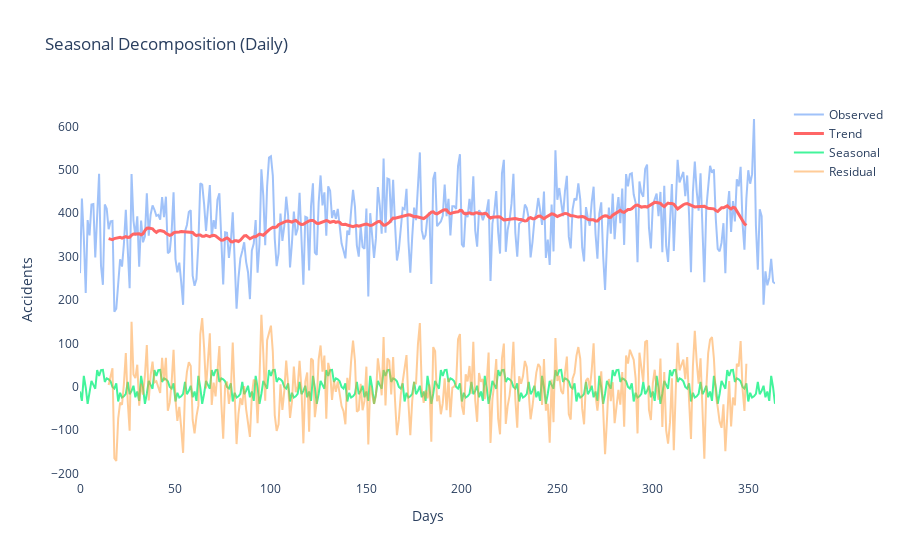

The cell this chart's notebook holds for it:
### Markdown cell above
To understand seasonality we can break a time series into systematic and unsystematic components.

These components are defined as follows:

- Observed: The observed value in the series.
- Trend: The increasing or decreasing value in the series.
- Seasonality: The repeating short-term cycle in the series.
- Noise: The random variation in the series.

### Code cell
s = sm.tsa.seasonal_decompose(dataset.Accidents.values, freq=30)
trace1 = go.Scatter(x = np.arange(0, len(s.observed), 1),
                    y = s.observed,
                    mode = 'lines',
                    name = 'Observed',
                    opacity=0.5,
                    line = dict(color = ('rgb(66, 134, 244)'), width = 2))
trace2 = go.Scatter(x = np.arange(0, len(s.trend), 1),
                    y = s.trend,
                    mode = 'lines',
                    name = 'Trend',
                    line = dict(color = ('rgb(255, 102, 102)'), width = 3))
trace3 = go.Scatter(x = np.arange(0, len(s.seasonal), 1),
                    y = s.seasonal,
                    mode = 'lines',
                    name = 'Seasonal',
                    line = dict(color = ('rgb(66, 244, 155)'), width = 2))
trace4 = go.Scatter(x = np.arange(0, len(s.resid), 1),
                    y = s.resid,
                    mode = 'lines',
                    name = 'Residual',
                    opacity=0.5,
                    line = dict(color = ('rgb(255, 153, 51)'), width = 2))
data = [trace1, trace2, trace3, trace4]
layout = go.Layout(dict(title = 'Seasonal Decomposition (Daily)', xaxis = dict(title = 'Days'), 
              yaxis = dict(title = 'Accidents')), paper_bgcolor='rgba(0,0,0,0)',
              plot_bgcolor='rgba(0,0,0,0)')
fig = dict(data=data, layout=layout)
iplot(fig)

### Figure 1 — Plotly figure (JSON) as saved in the notebook; plotly's stock layout.template omitted (floating-point values rounded to 4 significant figures; data arrays with more than 128 entries replaced by an {"elided": "..."} marker saying what was removed)
{"data": [{"line": {"color": "rgb(66, 134, 244)", "width": 2}, "mode": "lines", "name": "Observed", "opacity": 0.5, "type": "scatter", "x": {"elided": "365 int values"}, "y": {"elided": "365 int values"}}, {"line": {"color": "rgb(255, 102, 102)", "width": 3}, "mode": "lines", "name": "Trend", "type": "scatter", "x": {"elided": "365 int values"}, "y": {"elided": "365 float values"}}, {"line": {"color": "rgb(66, 244, 155)", "width": 2}, "mode": "lines", "name": "Seasonal", "type": "scatter", "x": {"elided": "365 int values"}, "y": {"elided": "365 float values"}}, {"line": {"color": "rgb(255, 153, 51)", "width": 2}, "mode": "lines", "name": "Residual", "opacity": 0.5, "type": "scatter", "x": {"elided": "365 int values"}, "y": {"elided": "365 float values"}}], "layout": {"paper_bgcolor": "rgba(0,0,0,0)", "plot_bgcolor": "rgba(0,0,0,0)", "title": {"text": "Seasonal Decomposition (Daily)"}, "xaxis": {"title": {"text": "Days"}}, "yaxis": {"title": {"text": "Accidents"}}}}
